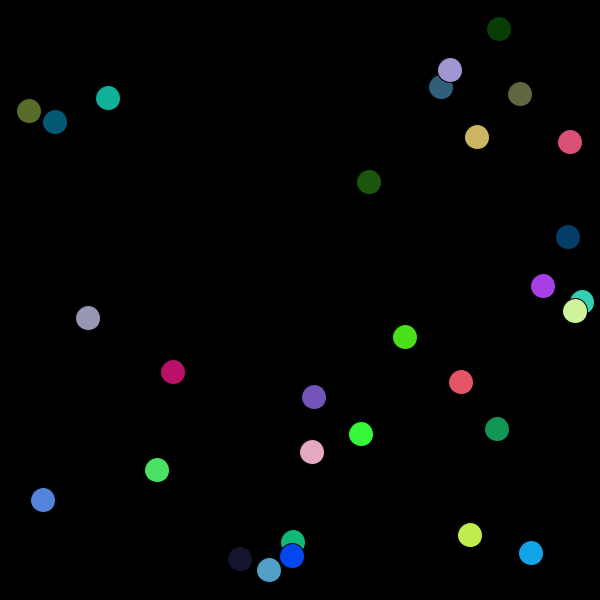
Frame 1 (no input)
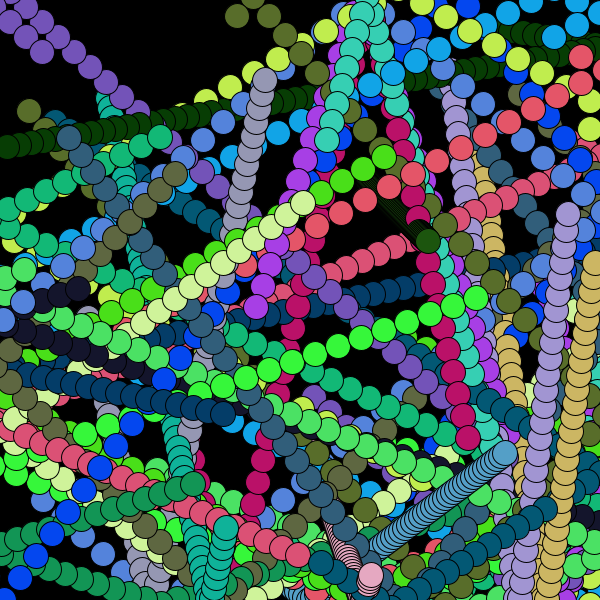
Frame 60 (the mouse pressed at the canvas centre just before this capture)
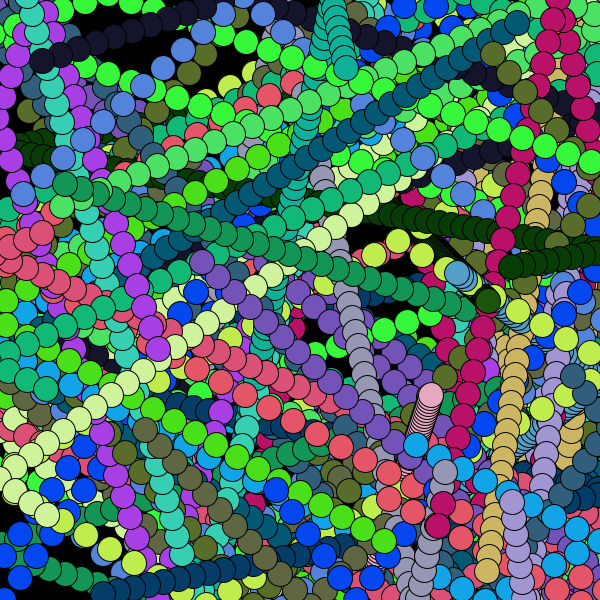
Frame 120 (the mouse held since frame 60 and released just before this capture)

The Processing sketch that drew these frames (run headless with seeded random() and noise(); from frame 60 on, the mouse is pressed at the canvas centre):

// Processing sketch: Chain_Reacts
// ── Chain_Reacts.pde
// DuckSort (Seong Hyeon "Ryan" Kim, Woosuk Lee, Raymond Wu)
// APCS2 pd8
// HW54 -- Ain't Even From the A-Town
// T 2018-05-29

/* TODO LIST
 at launch, all balls in motion (X)
 upon first mouse click,
 ball is born at click location
 this ball starts expanding,
 until it reaches threshold size,
 at which point it begins 2, until its radius reaches 0, at which point it dies
 if any other roaming ball comes into contact with a 1 or 2 ball,
 it stops 0
 and starts the grow/shrink process
 */

import java.util.ArrayList;

// ArrayList to hold all balls
ArrayList<Ball> allBalls = new ArrayList<Ball>();

void setup() {
  size(600, 600); // creates 600x600 canvas
  background(0);  // black background

  // create 30 balls
  for (int i = 0; i < 30; i++) {
    Ball newBall = new Ball(50);
    newBall.state = 0;
    allBalls.add(newBall);
  }
}

void draw() {
  clear();

  for (Ball b : allBalls) {
    fill(b.RGB);  // if this is not here, next line will create ellipse using colors from last Ball created
    ellipse(b.xPos, b.yPos, b.radius/2, b.radius/2);  

    if (b.state == 0) {
      if (b.xPos <= 0 || b.xPos >= 600)
      { 
        b.xVelocity *= -1;
      }
      if (b.yPos <= 0 || b.yPos >= 600)
      { 
        b.yVelocity *= -1;
      }

      b.xPos += b.xVelocity;
      b.yPos += b.yVelocity;
    }

    if (b.state == 1) {
      b.xVelocity = 0;
      b.yVelocity = 0;
      b.radius += b.CHANGE_FACTOR;
    }    

    if (b.state == 2) {
      b.xVelocity = 0;
      b.yVelocity = 0;
      b.radius -= b.CHANGE_FACTOR;
    }    

    if (b.state == 3) {
      //allBalls.remove(b);
      b.RGB = color(0, 0, 0);
    }

    b.updateState(b);
  }
}

void mouseClicked() {
  Ball mouseBall = new Ball(mouseX, mouseY, 0);
  mouseBall.setState(1);
  allBalls.add(mouseBall);
}

// ── Ball.pde
// DuckSort (Seong Hyeon "Ryan" Kim, Woosuk Lee, Raymond Wu)
// APCS2 pd8
// HW53 -- All That Bouncin’ . . . Break!
// W 2018-05-23

class Ball {

  final static int MOVING = 0;
  final static int GROWING = 1;
  final static int SHRINKING = 2;
  final static int DEAD = 3;
  final float CHANGE_FACTOR = 5;
  final float MAX_RADIUS = 200;

  int radius, xVelocity, yVelocity, xPos, yPos, state;
  color RGB; // to hold RGB values

  Ball(int r) {
    radius = r;
    xVelocity = (int)(random(24)+1);
    yVelocity = (int)(random(24)+1);
    xPos = (int)(random(600));
    yPos = (int)(random(600));

    int rScale = (int)(random(256));
    int gScale = (int)(random(256));
    int bScale = (int)(random(256));
    RGB = color(rScale, gScale, bScale);

    fill(RGB);  // fill first time/when Ball constructed
    ellipse(xPos, yPos, radius/2, radius/2);
  }
  Ball(int x, int y, int r) {
    radius = r;
    xPos = x;
    yPos = y;
    int rScale = (int)(random(256));
    int gScale = (int)(random(256));
    int bScale = (int)(random(256));
    RGB = color(rScale, gScale, bScale);

    fill(RGB);  // fill first time/when Ball constructed
    ellipse(xPos, yPos, radius/2, radius/2);
  }

  void setState(int status) {
    state = status;
  }

  void updateState(Ball a) {
    if (a.state == 0 && dist(a.xPos, a.yPos, this.xPos, this.yPos) == a.radius+this.radius && this.state == 1)
    {
      a.state = 1;
    }
    if (a.state == 1 && a.radius == MAX_RADIUS)
    {
      a.state = 2;
    }
    if (a.radius == 0)
    {
      a.state = 3;
    }
  }
}
